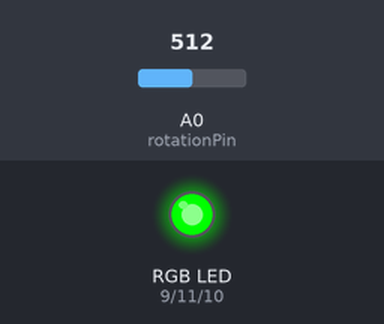
This sketch was run on a simulated Arduino Uno, built with avr-gcc and run on an emulated ATmega328P. On the bench: an RGB LED mixed from three pins (HIGH = lit). The test bench sets the inputs (shaded band); at power-on: A0 (rotationPin) = 512.

Above: at 1.3 s.
1.4 s: A0 (rotationPin) set to 666
4.4 s: A0 (rotationPin) set to 688
At 4.9 s:
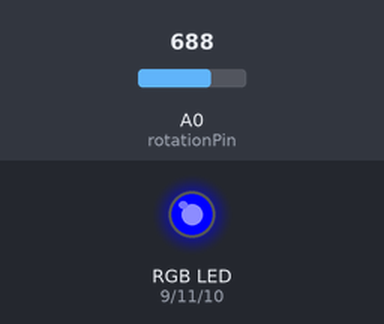
7.4 s: A0 (rotationPin) set to 843
10.4 s: A0 (rotationPin) set to 861
At 10.9 s:
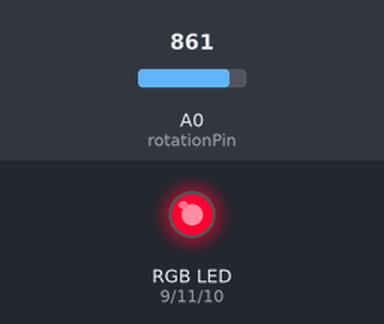
13.4 s: A0 (rotationPin) set to 840
At 13.9 s:
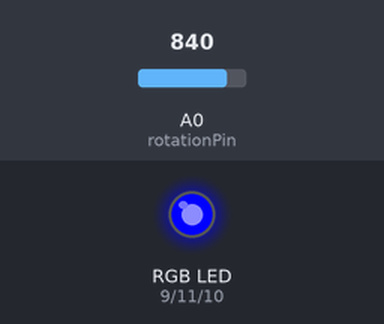
16.4 s: A0 (rotationPin) set to 860
At 16.9 s:
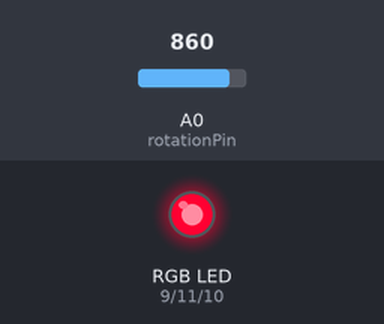
Timing chart, 0 to 19.4 s (numbered marks = the images above; inputs shaded):
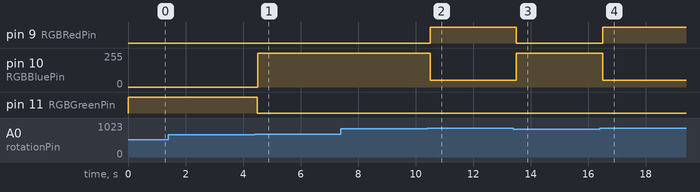

Measured:
- the behaviour switches between 680 and 681 on A0 (rotationPin) (found by bisection; images 0 and 1)
- the behaviour switches between 850 and 851 on A0 (rotationPin) (found by bisection; images 1 and 2)
- after the input at 4.4 s, pin 10 (RGBBluePin): 0/255 → 255/255 after 0.10 s; pin 11 (RGBGreenPin): HIGH → LOW after 0.10 s
- after the input at 10.4 s, pin 9 (RGBRedPin): LOW → HIGH after 0.11 s; pin 10 (RGBBluePin): 255/255 → 50/255 after 0.11 s
- after the input at 13.4 s, pin 9 (RGBRedPin): HIGH → LOW after 0.11 s; pin 10 (RGBBluePin): 50/255 → 255/255 after 0.11 s
- after the input at 16.4 s, pin 9 (RGBRedPin): LOW → HIGH after 0.11 s; pin 10 (RGBBluePin): 255/255 → 50/255 after 0.11 s

The sketch:

Challenge3.ino
```cpp
//Challenge 3
//Name: Alex Dorodko
//Date: 04/OCT/2020
//The purpose of this code is to make the RGB LED display different colors depending on where the potenciometer is pointed.


//Setting up the variables

int RGBRedPin = 9; //The red RGB LED is connected pin 9 of the Arduino.
int RGBBluePin = 10; //The blue RGB LED is connected pin 10 of the Arduino.
int RGBGreenPin = 11; //The green RGB LED is connected pin 11 of the Arduino.
int rotationPin = A0;  //Setting up the rotation pin.
int data=0; //This will be the data for the potenciometer.

void setup()
{
    pinMode(RGBRedPin, OUTPUT); //Setting up the RGB Red pin as output.
    pinMode(RGBBluePin, OUTPUT); //Setting up the RGB blue pin as output.
    pinMode(RGBGreenPin, OUTPUT); //Setting up the RGB green pin as output.
    pinMode(rotationPin, INPUT); //Allowing the potentiometer to input data.
    Serial.begin(9600); //This sends the data to the serial monitor.
}

void loop()
{

    data = analogRead(rotationPin); //Recieve data from the rotation pin, which tells us where the potentiometer is pointed

    if (data > 0 && data <= 170)
    {
        //Red
        digitalWrite(RGBRedPin, HIGH);
        delay(500);
        digitalWrite(RGBRedPin, LOW);
        data = analogRead(rotationPin);
    }

    else if (data >= 171 && data <= 340)
    {
        //Display the color Orange (255, 10, 0)
        analogWrite(RGBRedPin, 255);
        analogWrite(RGBGreenPin, 10);
        analogWrite(RGBBluePin, 0);
        delay(500);
        analogWrite(RGBRedPin, 0);
        analogWrite(RGBGreenPin, 0);
        analogWrite(RGBBluePin, 0);
        data = analogRead(rotationPin);
    }

    else if (data >= 341 && data <= 510)
    {
        //Display Yellow (Red + Green)
	    digitalWrite(RGBRedPin, HIGH);
	    digitalWrite(RGBGreenPin, HIGH);
	    delay(500);
	    digitalWrite(RGBRedPin, LOW);
	    digitalWrite(RGBGreenPin, LOW);
        data = analogRead(rotationPin);
    }

    else if (data >= 511 && data <= 680)
    {
        //Display Green
	    digitalWrite(RGBGreenPin, HIGH); //Turn on RED
	    delay(500); //Wait for 2 seconds
	    digitalWrite(RGBGreenPin, LOW); //Turn off Red
        data = analogRead(rotationPin);
    }

    else if (data >= 681 && data <= 850)
    {
        //Display Blue
	    digitalWrite(RGBBluePin, HIGH); //Turn on RED
	    delay(500); //Wait for 2 seconds
	    digitalWrite(RGBBluePin, LOW); //Turn off Red
        data = analogRead(rotationPin);
    }

    else if (data >= 850 && data <= 1023)
    {
        //Displaying purple
        analogWrite(RGBRedPin, 255);
        analogWrite(RGBGreenPin, 0);
        analogWrite(RGBBluePin, 50);
        delay(500);
        analogWrite(RGBRedPin, 0);
        analogWrite(RGBGreenPin, 0);
        analogWrite(RGBBluePin, 0);
        data = analogRead(rotationPin);
    }
}   
```
